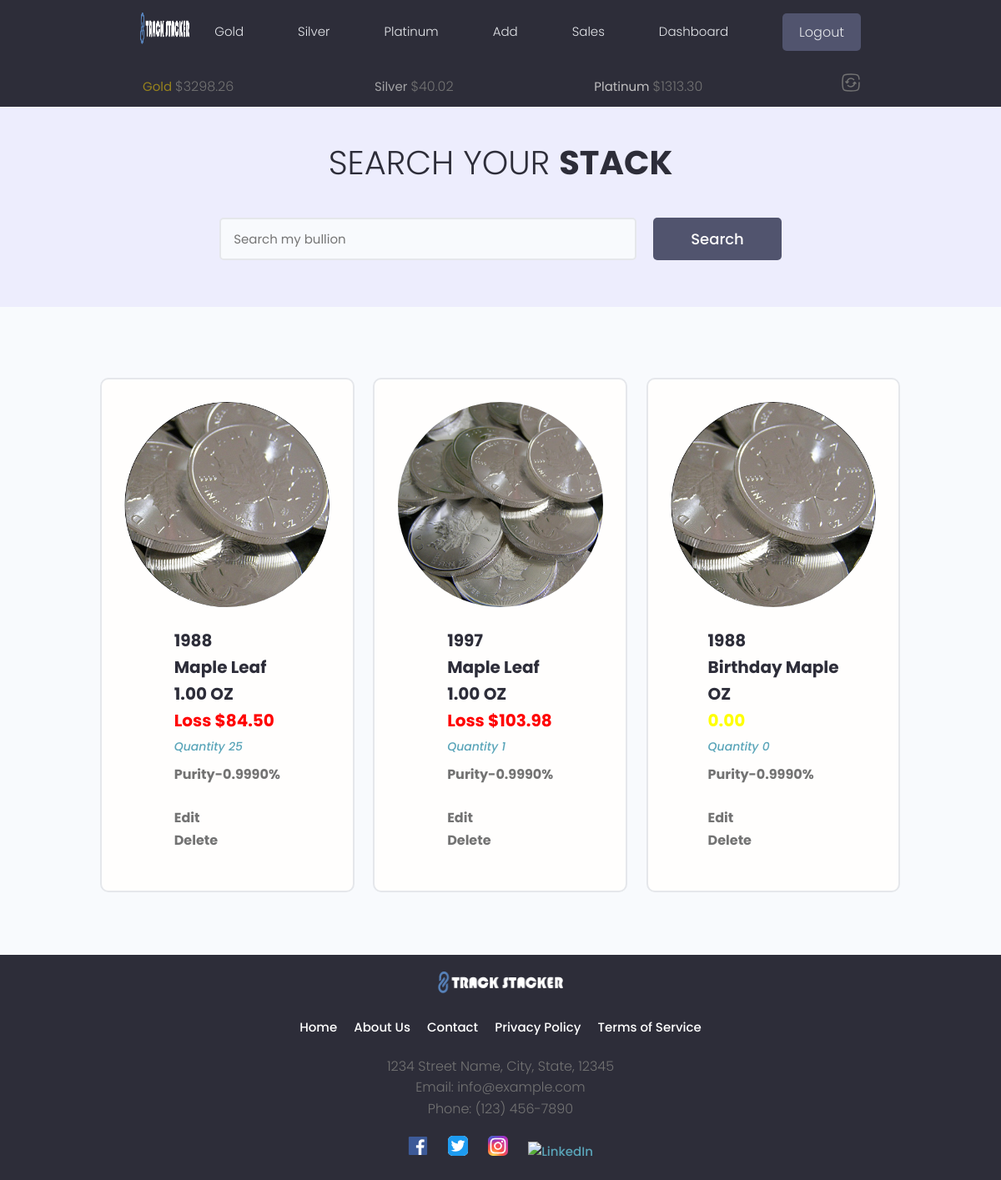
/search-stack/ (signed in), run on an earlier commit of the app's database.
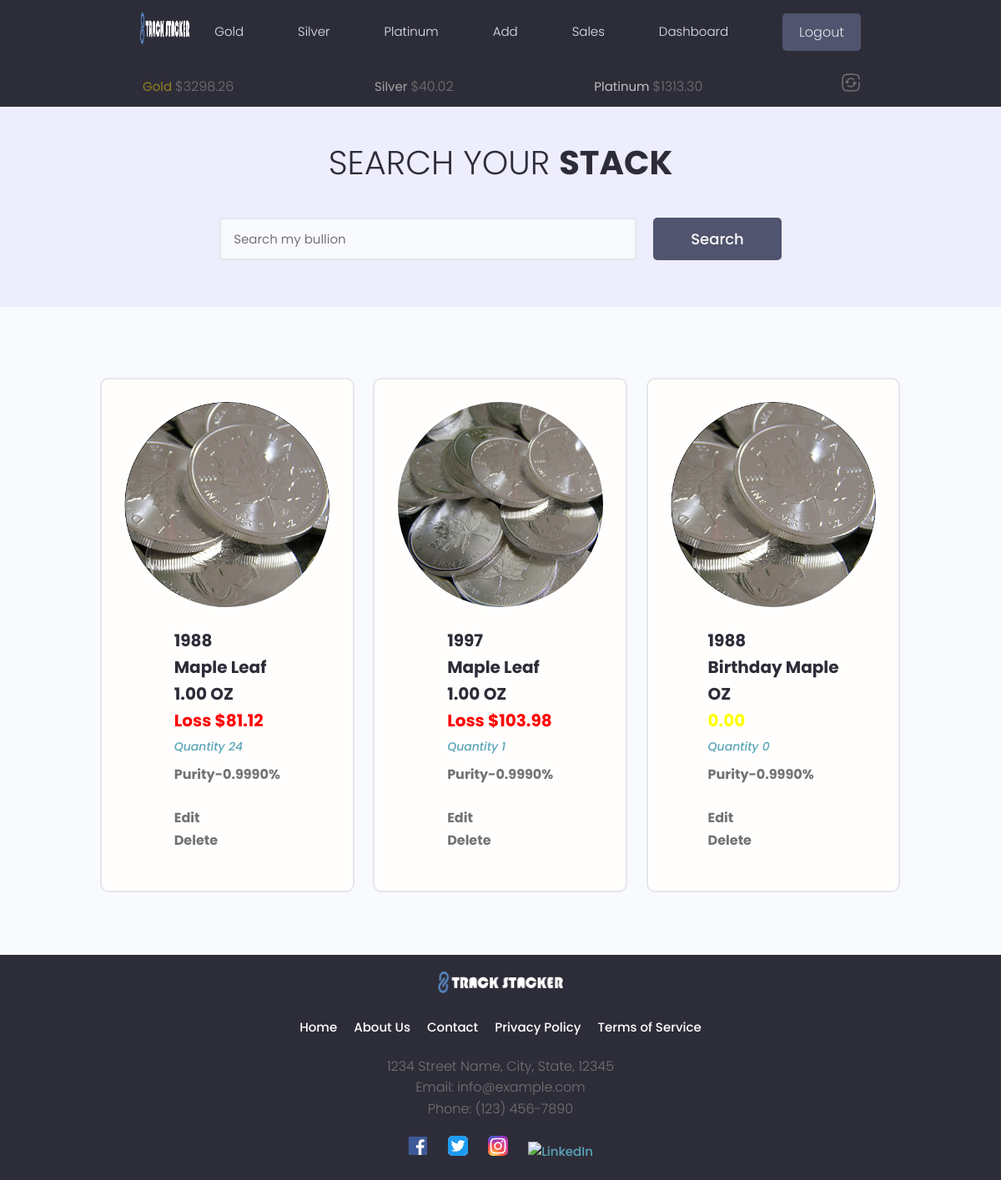
And on a later commit of the database.
### tracker/models.py (models this page shows, shortened)
class MetalsData(models.Model):
    owner = models.OneToOneField(Profile, on_delete=models.CASCADE)
    timestamp = models.IntegerField(default=0)
    rates = models.JSONField(default=dict)
    currency = models.CharField(max_length=30)
    current_gold_price = models.DecimalField(max_digits=30, decimal_places=2, default=0)
    current_silver_price = models.DecimalField(max_digits=30, decimal_places=2, default=0)
    current_platinum_price = models.DecimalField(max_digits=30, decimal_places=2, default=0)
    class Meta:
        verbose_name_plural = "Metals Data"

class Silver(models.Model):
    METAL_TYPES = (
        ('gold', 'Gold'),
        ('silver', 'Silver'),
        ('platinum', 'Platinum'),
    )
    BAR_ROUND_MISC = (
        ('bar', 'Bar'),
        ('round', 'Round'),
        ('misc', 'Misc'),
    )
    UNIT_CHOICES = [
        ('GRAMS', 'Grams'),
        ('TROY_OUNCES', 'Troy Ounces'),
    ]
    COA_PRESENT = [
        ('yes', 'Yes'),
        ('no', 'No'),
    ]
    owner = models.ForeignKey(Profile, on_delete=models.CASCADE, default=None, null=True, blank=True, unique=False)
    metal_type = models.CharField(max_length=100, choices=METAL_TYPES, default='')
    item_type = models.CharField(max_length=100, choices=BAR_ROUND_MISC, default='round')
    coa_present = models.CharField(max_length=100, choices=COA_PRESENT, default='no')
    item_year =models.PositiveIntegerField(null=True, blank=True, default=None)
    item_name = models.CharField(max_length=100)
    item_about = models.TextField(max_length=500, null=True, blank=True, default="")
    featured_image = models.ImageField(default='images/silver_avatar.jpg', null=True, blank=True)
    purity = models.DecimalField(max_digits=15, decimal_places=4, null=True, blank=True)
    quantity = models.IntegerField()
    weight_troy_oz = models.DecimalField(max_digits=30, decimal_places=4)
    weight_grams = models.DecimalField(max_digits=30, decimal_places=4, default=0.00)
    cost_to_purchase = models.DecimalField(max_digits=20, decimal_places=2)
    spot_at_purchase = models.DecimalField(max_digits=20, decimal_places=2, null=True, blank=True, default=None)
    premium = models.DecimalField(max_digits=20, decimal_places=2, null=True, blank=True, default=0.00)
    shipping_cost = models.DecimalField(max_digits=15, decimal_places=2, null=True, blank=True)
    purchased_from = models.CharField(max_length=100)
    created = models.DateTimeField(auto_now_add=True)
    cost_per_unit = models.DecimalField(max_digits=20, decimal_places=2, null=True, blank=True, default=0.00)
    total_cost_per_unit = models.DecimalField(max_digits=20, decimal_places=2, null=True, blank=True, default=0.00)
    weight_per_unit = models.DecimalField(max_digits=20, decimal_places=4, default=0.00)
    initial_weight_unit = models.CharField(max_length=50, choices=UNIT_CHOICES, default='TROY_OUNCES')
    id = models.UUIDField(default=uuid.uuid4, primary_key=True, editable=False)
    class Meta:
        verbose_name_plural = "Silver"
    def calculate_profit(self, spot_price):
        if self.quantity > 0:
            try:
                melt_value = Decimal(self.weight_troy_oz) * Decimal(spot_price)
                profit = melt_value - (self.total_cost_per_unit * self.quantity)
            except Exception as e:
                print(f'There has been an error {e}')
            return profit
        else:
            profit = 0.00
            return profit

### tracker/views.py (the view, shortened to what this page needs)
# urls.py: path('search-stack/', views.searchMetal, name='searchMetal'),
@login_required(login_url='login-user')
def searchMetal(request):
        results, search_query = searchMetals(request)
        gold_items = results['gold_items']
        silver_items = results['silver_items']
        platinum_items = results['platinum_items']
        metal_objects = list(gold_items) + list(silver_items) + list(platinum_items)
        custom_range, metal_objects = paginateMetals(request, metal_objects, 6)
        metals_data, created = MetalsData.objects.get_or_create(owner=request.user.profile)
        five_minutes_later = metals_data.timestamp + 300
        unix_time_now = int(time.time())
        if metals_data.current_gold_price == 0:
            metals_data.get_api_data(request.user)
        elif (unix_time_now - five_minutes_later) > 300:
            print('chocolate pancake')
        gold_price = metals_data.current_gold_price
        silver_price = metals_data.current_silver_price
        platinum_price = metals_data.current_platinum_price
        if metal_objects:
            spot_price = None
            for object in metal_objects:
                if object.metal_type == 'gold':
                    spot_price = gold_price
                    object.profit = object.calculate_profit(spot_price)
                elif object.metal_type == 'silver':
                    spot_price = silver_price
                    object.profit = object.calculate_profit(spot_price)
                elif object.metal_type == 'platinum':
                    spot_price = platinum_price
                    object.profit = object.calculate_profit(spot_price)
                else:
                    raise Http404("Somehow you managed to mess up something that shouldn't ever happen, congrats!")
            for object in metal_objects:
                if object.quantity != 0:
                    object.weight = object.weight_troy_oz / object.quantity
                else:
                    object.weight = None  # or handle the zero quantity case appropriately
            context = {'metal_objects': metal_objects,
                    'search_query': search_query,
                    'custom_range': custom_range,
                    'object.profit': object.profit,
                    'object.weight': object.weight,
                    'spot_price': spot_price
                    }
        return render(request, 'tracker/searchreturn.html', context)

### tracker/templates/tracker/searchreturn.html (shortened to what this page needs)
{% extends 'main.html' %}
{% block content %}
{% load static %}
{% load multiply %}
{% load custom_filters %}
<main class="projects">
    <section class="hero-section text-center">
      <div class="container container--narrow">
        <div class="hero-section__box">
          <h2>Search your <span>Stack</span></h2>
        </div>
        <div class="hero-section__search">
          <form class="form" action="#" method="get">
            <div class="form__field">
              <input class="input input--text" id="formInput#search" type="text" name="search_query"
                placeholder="Search my bullion" />
            </div>
            <input class="btn btn--sub btn--lg" type="submit" value="Search" placeholder="{{search_query}}"/>
          </form>
        </div>
      </div>
    </section>
    <section class="projectsList">
      <div class="container">
        <div class="grid grid--three">
          {% for object in metal_objects %}
          <div class="column">
            <div class="card project">
              <a href="{% url 'singleMetal' metal_type=object.metal_type pk=object.pk %}" class="project">
                {% if object.featured_image.url != None %}
                <div class="project__thumbnail metal__thumbnail" style="background-image: url('{{ object.featured_image.url }}')">
                </div>
                {% else %}
                <div class="project__thumbnail metal__thumbnail" style="background-image: url('{% static 'images/default.jpg' %}')">
                </div>
                {% endif %}
                <div class="card__body">
                  <h3 class="project__title">{{object.item_year}}</h3>
                  <h3 class="project__title">{{object.item_name}}</h3>
                  {% if object.initial_weight_unit == 'TROY_OUNCES' %}
                  <h3 class="project__title">{{object.weight|floatformat:2}} OZ</h3>
                  {% else %}
                  <h3 class="project__title">{{object.weight|floatformat:2}} Gram{{object.weight|floatformat:2|pluralize}}</h3>
                  {% endif %}
                  {% if object.profit > 0 %}
                  <h3 class="profit_plus">Profit ${{object.profit|floatformat:2}}</h3>
                  {% elif object.profit == 0 %}
                  <h3 class="profit_neutral">{{object.profit|floatformat:2}}</h3>
                  {% else %}
                  <h3 class="profit_minus">Loss ${{object.profit|absolute|floatformat:2}}</h3>
                  {% endif %}
                  <p><a class="project__author" href="{% url 'singleMetal' metal_type=object.metal_type pk=object.pk %}">Quantity {{object.quantity}}</a></p>
                  <p class="project--rating">
                    <span style="font-weight: bold;">Purity-{{object.purity}}%</span>
                  </p>
                  <p class="project--rating">
                    <a href="{% url 'editPage' metal_type=object.metal_type pk=object.pk %}"><span style="font-weight: bold;">Edit</span></a><br>
                    <a href="{% url 'deletePage' metal_type=object.metal_type pk=object.pk %}"><span style="font-weight: bold;">Delete</span></a>
                  </p>
                </div>
              </a>
            </div>
          </div>
          {% endfor %}
        </div>
      </div>
    </section>
  </main>
{% endblock content %}

### templates/main.html (shortened to what this page needs)
<!DOCTYPE html>
{% load static %}
<html lang="en">
<head>
  <link rel="stylesheet" href="{% static 'uikit/styles/uikit.css' %}" />
  <link rel="stylesheet" href="{% static 'styles/app.css' %}" />
  <link rel="stylesheet" href="{% static 'styles/icons.css' %}">
</head>
<body>
  {% include 'navbar.html' %}
  {% include 'sub_header.html' %}
  {% block content %}
  {% endblock %}
  {% include 'footer.html' %}
</body>
<link rel="stylesheet" href="https://cdnjs.cloudflare.com/ajax/libs/highlight.js/10.7.2/styles/default.min.css">
</html>

### templates/navbar.html (shortened to what this page needs)
{% load static %}
<header class="header">
    <div class="container container--narrow">
      <a href="{% url 'homepage' %}" class="header__logo">
        <img src="{% static 'images/long_logo_1.png' %}" alt="alt" />
      </a>
      <nav class="header__nav">
        <ul class="header__menu">
          {% if request.user.is_authenticated %}
          <li class="header__menuItem"><a href="{% url 'metal_page' metal_type='gold' %}">Gold</a></li>
          <li class="header__menuItem"><a href="{% url 'metal_page' metal_type='silver' %}">Silver</a></li>
          <li class="header__menuItem"><a href="{% url 'metal_page' metal_type='platinum' %}">Platinum</a></li>
          <li class="header__menuItem"><a href="{% url 'updatePage' %}">Add</a></li>
          <li class="header__menuItem"><a href="{% url 'soldItems' %}">Sales</a></li>
          <li class="header__menuItem"><a href="{% url 'profile' user.profile.id %}">Dashboard</a></li>
          <li class="header__menuItem"><a href="{% url 'logout-user' %}" class="btn btn--sub">Logout</a></li>
          {% else %}
          <li class="header__menuItem"><a href="{% url 'login-user' %}" class="btn btn--sub">Login/Sign Up</a></li>
          {% endif %}
        </ul>
      </nav>
    </div>
</header>

### templates/sub_header.html (shortened to what this page needs)
{% load static %}
<div id="sticky-bar">
  <header class="subheader">
    <div class="container container--narrow">
      <nav class="subheader__nav">
        <ul>
          <li class="subheader__menuItem" id="goldspot">Gold&nbsp;<span>${{gold_price}}</span></li>
          <li class="subheader__menuItem" id="silverspot">Silver&nbsp;<span>${{silver_price}}</span></li>
          <li class="subheader__menuItem" id="platinumspot">Platinum&nbsp;<span>${{platinum_price}}</span></li>
          <li class="subheader__menuItem"><a><span class="solar--refresh-square-broken" id="update-metals-data-button"></span></a></li>
        </ul>
      </nav>
    </div>
  </header>
</div>

### templates/footer.html (shortened to what this page needs)
{% load static %}
<footer class="footer">
    <div class="container container--narrow">
      <div class="footer__logo">
        <a href="{% url 'homepage' %}">
          <img src="{% static 'images/long_logo_1.png' %}" alt="alt" />
        </a>
      </div>
      <nav class="footer__nav">
        <ul class="footer__menu">
          <li class="footer__menuItem"><a href="{% url 'homepage' %}">Home</a></li>
          <li class="footer__menuItem"><a href="{% url 'about' %}">About Us</a></li>
          <li class="footer__menuItem"><a href="{% url 'contact' %}">Contact</a></li>
          <li class="footer__menuItem"><a href="{% url 'privacy_policy' %}">Privacy Policy</a></li>
          <li class="footer__menuItem"><a href="{% url 'terms_of_service' %}">Terms of Service</a></li>
        </ul>
      </nav>
      <div class="footer__contact">
        <p>1234 Street Name, City, State, 12345</p>
        <p>Email: info@example.com</p>
        <p>Phone: (123) 456-7890</p>
      </div>
      <div class="footer__social">
        <a href="https://www.facebook.com" class="footer__socialLink" target="_blank" rel="noopener noreferrer">
          <img src="{% static 'images/socials/facebook_icon.svg' %}" alt="Facebook" />
        </a>
        <a href="https://www.twitter.com" class="footer__socialLink" target="_blank" rel="noopener noreferrer">
          <img src="{% static 'images/socials/twitter_icon.svg' %}" alt="Twitter" />
        </a>
        <a href="https://www.instagram.com" class="footer__socialLink" target="_blank" rel="noopener noreferrer">
          <img src="{% static 'images/socials/instagram_icon.svg' %}" alt="Instagram" />
        </a>
        <a href="https://www.linkedin.com" class="footer__socialLink" target="_blank" rel="noopener noreferrer">
          <img src="{% static 'images/socials/linkedin_icon.svg' %}" alt="LinkedIn" />
        </a>
      </div>
    </div>
  </footer>

What changed in the data, as far as the page shows it:
changed Silver (number 1 of 3 on the later page): profit|absolute "84.50" → "81.12"; quantity "25" → "24"
